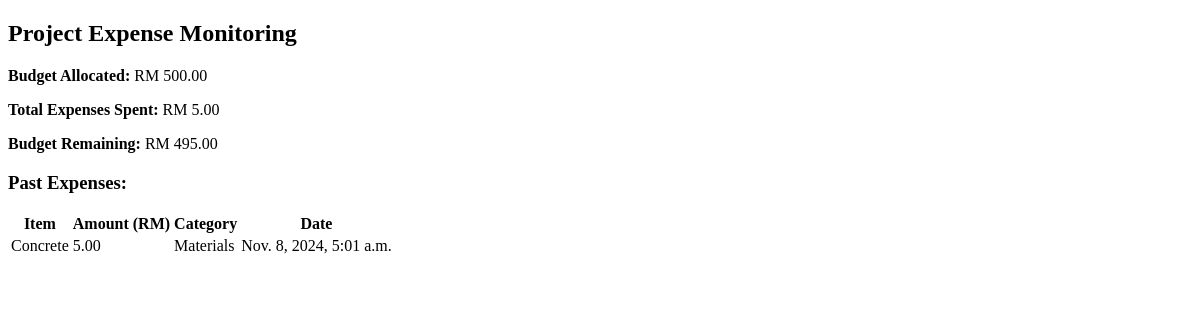
The app's page /project/7/expenses/, older data.
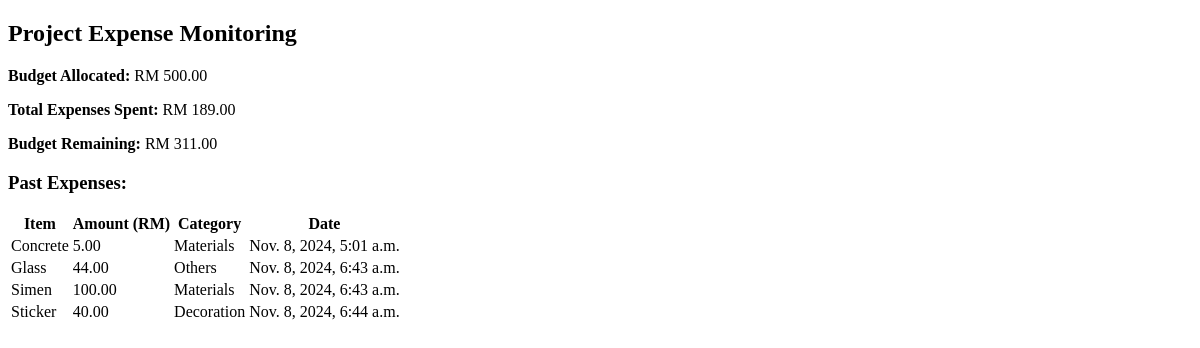
The same page, newer data.
### renobridge/models.py (models this page shows, shortened)
class Project(models.Model):
    owner = models.ForeignKey(Homeowner, on_delete=models.CASCADE, related_name='projects')
    contractor = models.ForeignKey(Contractor, on_delete=models.SET_NULL, null=True, related_name='projects')
    processes_required = models.JSONField(null=True, blank=True)
    processes_completed = models.JSONField(null=True, blank=True)
    budget_allocated = models.DecimalField(max_digits=10, decimal_places=2, null=True, blank=True)
    expenses_spent = models.DecimalField(max_digits=10, decimal_places=2, default=0.00)
    total_duration = models.PositiveIntegerField(help_text="Expected total duration in days", null=True, blank=True)
    duration_spent = models.PositiveIntegerField(help_text="Actual duration spent in days", default=0)
    progress_percentage = models.FloatField(default=0)
    status = models.CharField(max_length=20, default='In Progress')

class Expense(models.Model):
    project = models.ForeignKey(Project, on_delete=models.CASCADE, related_name='expenses')
    item = models.CharField(max_length=255)
    amount = models.DecimalField(max_digits=10, decimal_places=2)
    category = models.CharField(max_length=255)
    created_at = models.DateTimeField(auto_now_add=True)

### renobridge/views.py (the view)
# urls.py: path('project/<int:project_id>/expenses/', views.view_expenses, name='view_expenses'),
def view_expenses(request, project_id):
    project = get_object_or_404(Project, id=project_id)
    expenses = project.expenses.all()
    budget_remaining = project.budget_allocated - project.expenses_spent if project.budget_allocated and project.expenses_spent else None
    return render(request, 'view_expenses.html',{
        'project': project,
        'expenses': expenses,
        'budget_remaining': budget_remaining
    })

### renobridge/templates/view_expenses.html (shortened to what this page needs)
<!DOCTYPE html>
<html lang="en">
<head>
</head>
<body>
    <h2>Project Expense Monitoring</h2>
<p><strong>Budget Allocated:</strong> RM {{ project.budget_allocated }}</p>
<p><strong>Total Expenses Spent:</strong> RM {{ project.expenses_spent }}</p>
<p><strong>Budget Remaining:</strong>
    {% if budget_remaining is not None %}
        RM {{ budget_remaining|floatformat:2 }}
    {% else %}
        N/A
    {% endif %}
</p>
<h3>Past Expenses:</h3>
<table>
    <thead>
        <tr>
            <th>Item</th>
            <th>Amount (RM)</th>
            <th>Category</th>
            <th>Date</th>
        </tr>
    </thead>
    <tbody>
        {% for expense in expenses %}
        <tr>
            <td>{{ expense.item }}</td>
            <td>{{ expense.amount }}</td>
            <td>{{ expense.category }}</td>
            <td>{{ expense.created_at }}</td>
        </tr>
        {% endfor %}
    </tbody>
</table>
</body>
</html>

Row changes from the older to the newer data that the page shows:
changed Project: expenses_spent "5.00" → "189.00"
added Expense: item "Glass", amount "44.00", category "Others", created_at "Nov. 8, 2024, 6:43 a.m."
added Expense: item "Simen", amount "100.00", category "Materials", created_at "Nov. 8, 2024, 6:43 a.m."
added Expense: item "Sticker", amount "40.00", category "Decoration", created_at "Nov. 8, 2024, 6:44 a.m."
Text that changed along with them:
{{ budget_remaining|floatformat:2 }}: "495.00" → "311.00"
